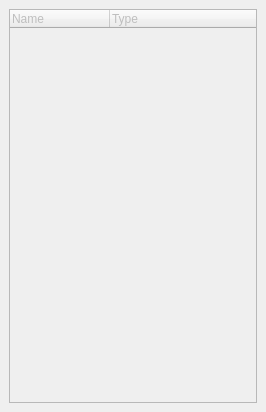
<?xml version="1.0" encoding="UTF-8"?>
<ui version="4.0">
 <class>HierarchyDockWidget</class>
 <widget class="QDockWidget" name="HierarchyDockWidget">
  <property name="enabled">
   <bool>false</bool>
  </property>
  <property name="geometry">
   <rect>
    <x>0</x>
    <y>0</y>
    <width>266</width>
    <height>412</height>
   </rect>
  </property>
  <property name="sizePolicy">
   <sizepolicy hsizetype="Preferred" vsizetype="Preferred">
    <horstretch>0</horstretch>
    <verstretch>0</verstretch>
   </sizepolicy>
  </property>
  <property name="minimumSize">
   <size>
    <width>180</width>
    <height>250</height>
   </size>
  </property>
  <property name="windowTitle">
   <string>Widget Hierarchy</string>
  </property>
  <widget class="QWidget" name="dockWidgetContents">
   <layout class="QVBoxLayout" name="verticalLayout">
    <item>
     <widget class="WidgetHierarchyTreeWidget" name="tree">
      <property name="defaultDropAction">
       <enum>Qt::CopyAction</enum>
      </property>
      <property name="selectionMode">
       <enum>QAbstractItemView::ExtendedSelection</enum>
      </property>
      <column>
       <property name="text">
        <string>Name</string>
       </property>
      </column>
      <column>
       <property name="text">
        <string>Type</string>
       </property>
      </column>
     </widget>
    </item>
   </layout>
  </widget>
 </widget>
 <customwidgets>
  <customwidget>
   <class>WidgetHierarchyTreeWidget</class>
   <extends>QTreeWidget</extends>
   <header>editors.layout.visual</header>
  </customwidget>
 </customwidgets>
 <resources/>
 <connections/>
</ui>
